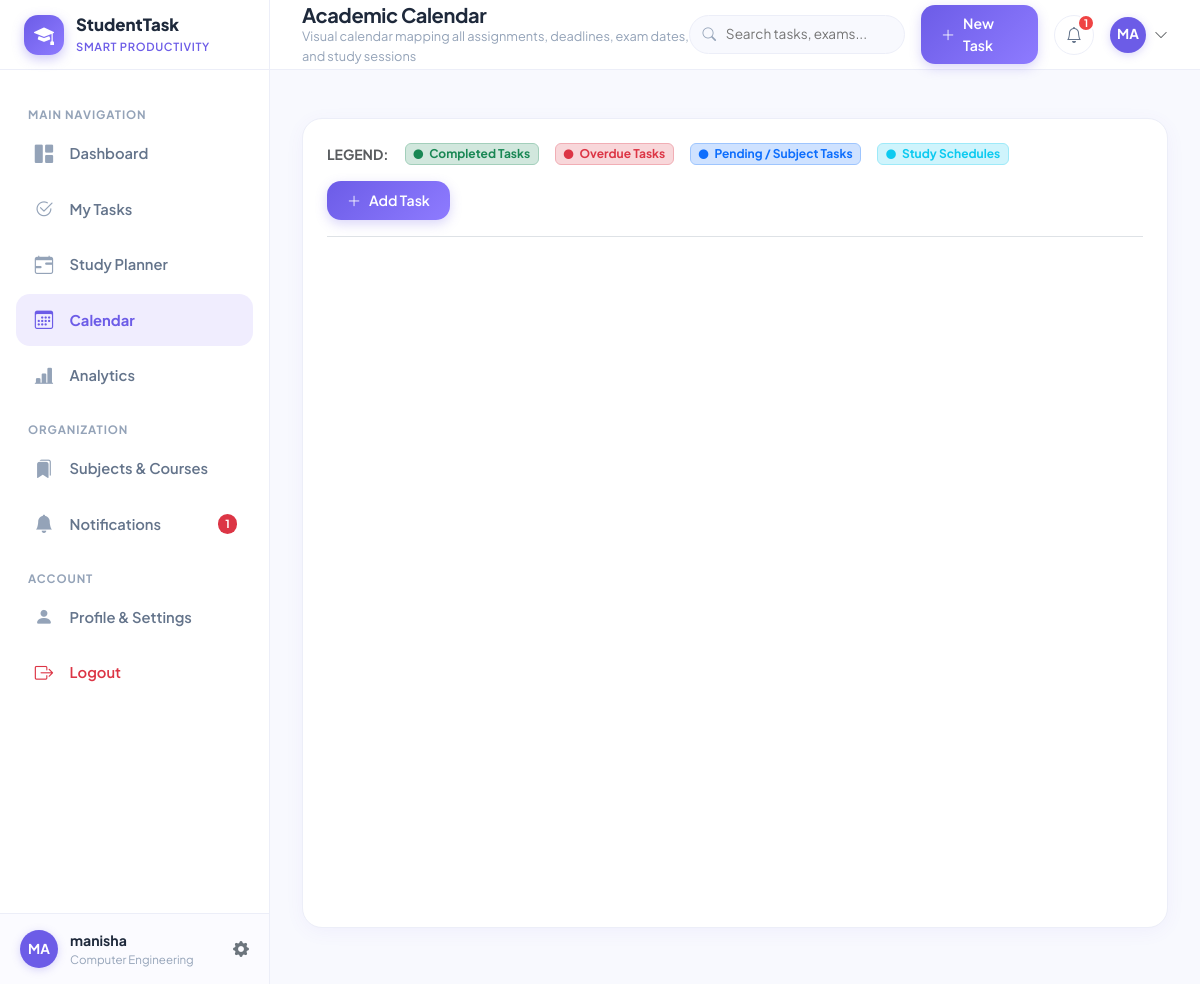
The app's page /calendar (signed in) with its own data.
### models.py (models this page shows, shortened)
class User(UserMixin, db.Model):
    __tablename__ = 'users'
    id = db.Column(db.Integer, primary_key=True)
    name = db.Column(db.String(100), nullable=False)
    email = db.Column(db.String(120), unique=True, nullable=False, index=True)
    password_hash = db.Column(db.String(256), nullable=False)
    college = db.Column(db.String(150), nullable=True)
    major = db.Column(db.String(150), nullable=True)
    semester = db.Column(db.String(50), nullable=True)
    avatar_color = db.Column(db.String(20), default='#6C5CE7')
    created_at = db.Column(db.DateTime, default=datetime.utcnow)
    tasks = db.relationship('Task', backref='student', cascade='all, delete-orphan', lazy=True)
    subjects = db.relationship('Subject', backref='student', cascade='all, delete-orphan', lazy=True)
    schedules = db.relationship('StudySchedule', backref='student', cascade='all, delete-orphan', lazy=True)
    notifications = db.relationship('Notification', backref='student', cascade='all, delete-orphan', lazy=True)
    @property
    def initials(self):
        parts = self.name.strip().split()
        if len(parts) >= 2:
            return f"{parts[0][0]}{parts[1][0]}".upper()
        elif len(parts) == 1 and len(parts[0]) > 0:
            return parts[0][:2].upper()
        return "ST"

### app.py (the view)
@app.route('/calendar')
@login_required
def calendar_view():
    subjects = Subject.query.filter_by(user_id=current_user.id).all()
    return render_template('calendar/index.html', subjects=subjects)

### app.py (called while the page is built, shortened)
@login_manager.user_loader
def load_user(user_id):
    return db.session.get(User, int(user_id))

@app.context_processor
def inject_global_data():
    if current_user.is_authenticated:
        unread_count = Notification.query.filter_by(
            user_id=current_user.id, is_read=False
        ).count()
        recent_notifs = Notification.query.filter_by(
            user_id=current_user.id
        ).order_by(Notification.created_at.desc()).limit(5).all()
        user_subjects = Subject.query.filter_by(user_id=current_user.id).all()
        return {
            'unread_notifications_count': unread_count,
            'recent_notifications': recent_notifs,
            'user_subjects': user_subjects,
            'today_date': date.today(),
            'current_year': datetime.now().year
        }

### templates/calendar/index.html (shortened to what this page needs)
{% extends "base.html" %}
{% block page_title %}Academic Calendar{% endblock %}
{% block page_subtitle %}Visual calendar mapping all assignments, deadlines, exam dates, and study sessions{% endblock %}
{% block extra_css %}
<link rel="stylesheet" href="https://cdn.jsdelivr.net/npm/fullcalendar@6.1.11/index.global.min.css">
{% endblock %}
{% block content %}
<div class="container-fluid px-0">
    <div class="card-modern p-3 p-md-4 mb-4">
        <div class="d-flex flex-wrap align-items-center justify-content-between gap-3 mb-3 pb-3 border-bottom">
            <div class="d-flex flex-wrap align-items-center gap-3">
                <span class="text-muted small fw-bold text-uppercase">Legend:</span>
                <span class="badge bg-success-subtle text-success border border-success-subtle">
                    <i class="bi bi-circle-fill me-1" style="font-size: 0.6rem;"></i> Completed Tasks
                </span>
                <span class="badge bg-danger-subtle text-danger border border-danger-subtle">
                    <i class="bi bi-circle-fill me-1" style="font-size: 0.6rem;"></i> Overdue Tasks
                </span>
                <span class="badge bg-primary-subtle text-primary border border-primary-subtle">
                    <i class="bi bi-circle-fill me-1" style="font-size: 0.6rem;"></i> Pending / Subject Tasks
                </span>
                <span class="badge bg-info-subtle text-info border border-info-subtle">
                    <i class="bi bi-circle-fill me-1" style="font-size: 0.6rem;"></i> Study Schedules
                </span>
            </div>
            <div>
                <a href="{{ url_for('task_create') }}" class="btn-primary-custom btn-sm">
                    <i class="bi bi-plus-lg"></i> Add Task
                </a>
            </div>
        </div>
        <div id="calendar" style="min-height: 650px;"></div>
    </div>
</div>
{% endblock %}

### templates/base.html (shortened to what this page needs)
<!DOCTYPE html>
<html lang="en">
<head>
    <link href="https://cdn.jsdelivr.net/npm/bootstrap@5.3.3/dist/css/bootstrap.min.css" rel="stylesheet">
    <link rel="stylesheet" href="https://cdn.jsdelivr.net/npm/bootstrap-icons@1.11.3/font/bootstrap-icons.min.css">
    <link rel="stylesheet" href="{{ url_for('static', filename='css/style.css') }}">
    {% block extra_css %}{% endblock %}
</head>
<body>
{% if current_user.is_authenticated %}
<div class="app-wrapper">
    <aside class="app-sidebar" id="appSidebar">
        <div class="sidebar-brand">
            <div class="brand-icon">
                <i class="bi bi-mortarboard-fill"></i>
            </div>
            <div class="brand-text">
                <span class="brand-title">StudentTask</span>
                <span class="brand-subtitle">Smart Productivity</span>
            </div>
        </div>
        <div class="sidebar-menu">
            <div class="menu-label">Main Navigation</div>
            <ul class="nav flex-column">
                <li class="nav-item">
                    <a href="{{ url_for('dashboard') }}" class="nav-link-custom {% if request.endpoint == 'dashboard' %}active{% endif %}">
                        <i class="bi bi-grid-1x2-fill"></i>
                        <span>Dashboard</span>
                    </a>
                </li>
                <li class="nav-item">
                    <a href="{{ url_for('task_list') }}" class="nav-link-custom {% if request.endpoint in ['task_list', 'task_create', 'task_edit', 'task_detail'] %}active{% endif %}">
                        <i class="bi bi-check2-circle"></i>
                        <span>My Tasks</span>
                    </a>
                </li>
                <li class="nav-item">
                    <a href="{{ url_for('study_planner') }}" class="nav-link-custom {% if request.endpoint == 'study_planner' %}active{% endif %}">
                        <i class="bi bi-calendar-range"></i>
                        <span>Study Planner</span>
                    </a>
                </li>
                <li class="nav-item">
                    <a href="{{ url_for('calendar_view') }}" class="nav-link-custom {% if request.endpoint == 'calendar_view' %}active{% endif %}">
                        <i class="bi bi-calendar3"></i>
                        <span>Calendar</span>
                    </a>
                </li>
                <li class="nav-item">
                    <a href="{{ url_for('analytics_view') }}" class="nav-link-custom {% if request.endpoint == 'analytics_view' %}active{% endif %}">
                        <i class="bi bi-bar-chart-line-fill"></i>
                        <span>Analytics</span>
                    </a>
                </li>
            </ul>
            <div class="menu-label">Organization</div>
            <ul class="nav flex-column">
                <li class="nav-item">
                    <a href="{{ url_for('subject_list') }}" class="nav-link-custom {% if request.endpoint == 'subject_list' %}active{% endif %}">
                        <i class="bi bi-bookmarks-fill"></i>
                        <span>Subjects & Courses</span>
                    </a>
                </li>
                <li class="nav-item">
                    <a href="{{ url_for('notification_list') }}" class="nav-link-custom {% if request.endpoint == 'notification_list' %}active{% endif %}">
                        <i class="bi bi-bell-fill"></i>
                        <span>Notifications</span>
                        {% if unread_notifications_count > 0 %}
                        <span class="badge bg-danger rounded-pill ms-auto" style="font-size: 0.7rem;">{{ unread_notifications_count }}</span>
                        {% endif %}
                    </a>
                </li>
            </ul>
            <div class="menu-label">Account</div>
            <ul class="nav flex-column">
                <li class="nav-item">
                    <a href="{{ url_for('profile_view') }}" class="nav-link-custom {% if request.endpoint == 'profile_view' %}active{% endif %}">
                        <i class="bi bi-person-fill"></i>
                        <span>Profile & Settings</span>
                    </a>
                </li>
                <li class="nav-item">
                    <a href="{{ url_for('auth_logout') }}" class="nav-link-custom text-danger">
                        <i class="bi bi-box-arrow-right text-danger"></i>
                        <span>Logout</span>
                    </a>
                </li>
            </ul>
        </div>
        <div class="sidebar-footer">
            <div class="user-snippet">
                <div class="user-avatar" style="background-color: {{ current_user.avatar_color }};">
                    {{ current_user.initials }}
                </div>
                <div class="user-snippet-info">
                    <div class="user-snippet-name">{{ current_user.name }}</div>
                    <div class="user-snippet-role">{{ current_user.major or 'Student' }}</div>
                </div>
                <a href="{{ url_for('profile_view') }}" class="text-secondary" title="Edit Profile">
                    <i class="bi bi-gear-fill"></i>
                </a>
            </div>
        </div>
    </aside>
    <div class="app-main">
        <header class="app-topbar">
            <div class="topbar-left">
                <div class="topbar-title-wrapper">
                    <h1>{% block page_title %}Dashboard{% endblock %}</h1>
                    <div class="topbar-subtitle">{% block page_subtitle %}Welcome back, {{ current_user.name }}{% endblock %}</div>
                </div>
            </div>
            <div class="topbar-right">
                <form action="{{ url_for('task_list') }}" method="GET" class="topbar-search-form d-none d-md-block">
                    <input type="text" name="search" class="topbar-search-input" placeholder="Search tasks, exams..." value="{{ request.args.get('search', '') }}">
                </form>
                <a href="{{ url_for('task_create') }}" class="btn-primary-custom d-none d-sm-inline-flex">
                    <i class="bi bi-plus-lg"></i>
                    <span>New Task</span>
                </a>
                <div class="dropdown">
                    <button class="icon-button" type="button" id="notifDropdown" data-bs-toggle="dropdown" aria-expanded="false">
                        <i class="bi bi-bell"></i>
                        {% if unread_notifications_count > 0 %}
                        <span class="notification-badge">{{ unread_notifications_count }}</span>
                        {% endif %}
                    </button>
                </div>
                <div class="dropdown">
                    <button class="btn p-0 border-0 d-flex align-items-center gap-2" type="button" id="userMenuDropdown" data-bs-toggle="dropdown" aria-expanded="false">
                        <div class="user-avatar" style="width: 36px; height: 36px; background-color: {{ current_user.avatar_color }};">
                            {{ current_user.initials }}
                        </div>
                        <i class="bi bi-chevron-down text-muted small d-none d-sm-inline"></i>
                    </button>
                </div>
            </div>
        </header>
        <div class="px-4 pt-3">
        </div>
        <main class="page-content">
            {% block content %}{% endblock %}
        </main>
    </div>
</div>
{% endif %}
</body>
</html>

### records on screen
User: initials "MA", name "manisha", major "Computer Engineering"

### other values on screen
{{ unread_notifications_count }} "1"
